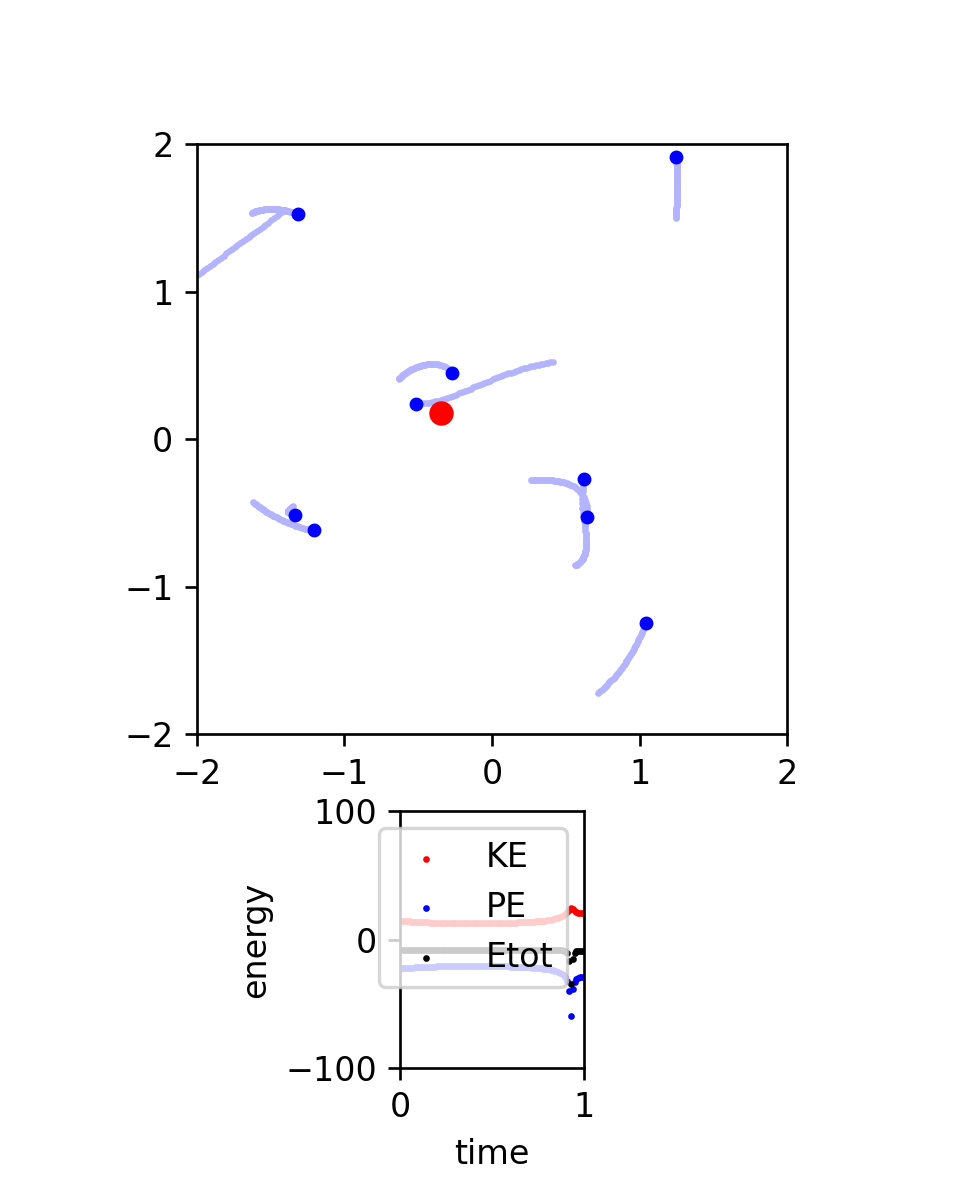

Here is the Python script that generated this plot:
import numpy as np
import matplotlib.pyplot as plt
from tqdm import tqdm
from datetime import datetime

"""
Create Your Own N-body Simulation (With Python)
Philip Mocz (2020) Princeton Univeristy, @PMocz

Simulate orbits of stars interacting due to gravity
Code calculates pairwise forces according to Newton's Law of Gravity
"""
#extractor of N-body trajectory -Denis Andric'
#leapfrog - Denis Andric'


def getAcc( pos, mass, G, softening ):
	"""
    Calculate the acceleration on each particle due to Newton's Law 
	pos  is an N x 3 matrix of positions
	mass is an N x 1 vector of masses
	G is Newton's Gravitational constant
	softening is the softening length
	a is N x 3 matrix of accelerations
	"""
	# positions r = [x,y,z] for all particles
	x = pos[:,0:1]
	y = pos[:,1:2]
	z = pos[:,2:3]

	# matrix that stores all pairwise particle separations: r_j - r_i
	dx = x.T - x
	dy = y.T - y
	dz = z.T - z

	# matrix that stores 1/r^3 for all particle pairwise particle separations 
	inv_r3 = (dx**2 + dy**2 + dz**2 + softening**2)
	inv_r3[inv_r3>0] = inv_r3[inv_r3>0]**(-1.5)

	ax = G * (dx * inv_r3) @ mass
	ay = G * (dy * inv_r3) @ mass
	az = G * (dz * inv_r3) @ mass
	
	# pack together the acceleration components
	a = np.hstack((ax,ay,az))

	return a
	
def getEnergy( pos, vel, mass, G ):
	"""
	Get kinetic energy (KE) and potential energy (PE) of simulation
	pos is N x 3 matrix of positions
	vel is N x 3 matrix of velocities
	mass is an N x 1 vector of masses
	G is Newton's Gravitational constant
	KE is the kinetic energy of the system
	PE is the potential energy of the system
	"""
	# Kinetic Energy:
	KE = 0.5 * np.sum(np.sum( mass * vel**2 ))


	# Potential Energy:

	# positions r = [x,y,z] for all particles
	x = pos[:,0:1]
	y = pos[:,1:2]
	z = pos[:,2:3]

	# matrix that stores all pairwise particle separations: r_j - r_i
	dx = x.T - x
	dy = y.T - y
	dz = z.T - z

	# matrix that stores 1/r for all particle pairwise particle separations 
	inv_r = np.sqrt(dx**2 + dy**2 + dz**2)
	inv_r[inv_r>0] = 1.0/inv_r[inv_r>0]

	# sum over upper triangle, to count each interaction only once
	PE = G * np.sum(np.sum(np.triu(-(mass*mass.T)*inv_r,1)))
	
	return KE, PE;

def mass_r(M,a,r):
    return M*(1+(a**2)/(r**2))**(-3/2)

def simulate(
	# Simulation parameters
	N         = 10,    # Number of particles
	t         = 0,      # current time of the simulation
	tEnd      = 1.0,   # time at which simulation ends
	dt        = 0.01,   # timestep
	softening = 0.1,    # softening length
	G         = 1.0,   # Newton's Gravitational Constant
	p_const   = 2.0, 
	plotRealTime = True # switch on for plotting as the simulation goes along
	):
	""" N-body simulation """
	
	
	
	
	# Generate Initial Conditions
	np.random.seed(17)            # set the random number generator seed
	
	mass = N*np.ones((N,1))/N  # total mass of particles is 20
	pos  = np.random.randn(N,3)   # randomly selected positions and velocities on the sphere with radius 1.0
	vel  = np.random.randn(N,3)
	#mass = mass_r(0.5,p_const,np.linalg.norm(pos,axis=-1)).reshape(N,1)
	print(mass)
	
	# Convert to Center-of-Mass frame
	vel -= np.mean(mass * vel,0) / np.mean(mass)
	
	# calculate initial gravitational accelerations
	acc = getAcc( pos, mass, G, softening )
	
	# calculate initial energy of system
	KE, PE  = getEnergy( pos, vel, mass, G )
	
	# number of timesteps
	Nt = int(np.ceil(tEnd/dt))
	save_pos=np.zeros((Nt+1,N,3))
	save_vel=np.zeros((Nt+1,N,3))
	
	
	# save energies, particle orbits for plotting trails
	pos_save = np.zeros((N,3,Nt+1))
	pos_save[:,:,0] = pos
	KE_save = np.zeros(Nt+1)
	KE_save[0] = KE
	PE_save = np.zeros(Nt+1)
	PE_save[0] = PE
	t_all = np.arange(Nt+1)*dt
	save_pos[0,:,:] = pos
	save_vel[0,:,:] = vel
	# prep figure
	fig = plt.figure(figsize=(4,5), dpi=80)
	grid = plt.GridSpec(3, 1, wspace=0.0, hspace=0.3)
	ax1 = plt.subplot(grid[0:2,0])
	ax2 = plt.subplot(grid[2,0])
	
	# Simulation Main Loop
	for i in tqdm(range(Nt)):
		"""default
		# (1/2) kick
		vel += acc * dt/2.0
		
		# drift
		pos += vel * dt
		"""
		# update accelerations
		acc = getAcc( pos, mass, G, softening )
		""" default
		# (1/2) kick
		vel += acc * dt/2.0
		
		# update time
		t += dt
		"""	
		"""cromer
		vel = vel + acc*dt
		pos = pos + vel*dt
		
		#leapfrog DA
		pos = pos + vel*dt + acc*(dt**2)/2
		acc2 = getAcc( pos, mass, G, softening )
		vel = vel  + (acc+acc2)*dt/2
		# get energy of system
		KE, PE  = getEnergy( pos, vel, mass, G )
		save_pos[i+1,:,:]=pos
		save_vel[i+1,:,:]=vel
		"""
	
		if i == 0:
			acc = getAcc( pos, mass, G, softening )
		
			#leapfrog DA
			pos = pos + vel*dt + acc*(dt**2)/2
			acc2 = getAcc( pos, mass, G, softening )
			vel = vel  + (acc+acc2)*dt/2
		else:	
			## Beeman
			acci = getAcc( pos, mass, G, softening)
			accio = getAcc(save_pos[i-1,:,:],mass,G,softening)
			pos = pos + vel*dt+(1/6)*(4*acci-accio)*(dt**2)
			accii = getAcc( pos, mass, G, softening)
			vel = vel + (1/6)*(2*accii+5*acci-accio)*dt

		# get energy of system
		KE, PE  = getEnergy( pos, vel, mass, G )
		print(KE+PE)
		save_pos[i+1,:,:]=pos
		save_vel[i+1,:,:]=vel
		
		# save energies, positions for plotting trail
		pos_save[:,:,i+1] = pos
		KE_save[i+1] = KE
		PE_save[i+1] = PE
		
		# plot in real time
		if plotRealTime or (i == Nt-1):
			plt.sca(ax1)
			plt.cla()
			xx = pos_save[:,0,max(i-50,0):i+1]
			yy = pos_save[:,1,max(i-50,0):i+1]
			m=np.hstack([mass,mass,mass])
			
			qm = m*pos
			qx = np.sum(qm[:,0])/np.sum(mass)
			qy = np.sum(qm[:,1])/np.sum(mass)
			psum = np.sum((m*vel),axis=0)
			print(psum)
			print(qx,qy)
			plt.scatter(xx,yy,s=1,color=[.7,.7,1])
			plt.scatter(pos[:,0],pos[:,1],s=10,color='blue')
			plt.scatter(qx,qy,s=40,color="red")
			ax1.set(xlim=(-2, 2), ylim=(-2, 2))
			ax1.set_aspect('equal', 'box')
			ax1.set_xticks([-2,-1,0,1,2])
			ax1.set_yticks([-2,-1,0,1,2])
			
			plt.sca(ax2)
			plt.cla()
			plt.scatter(t_all,KE_save,color='red',s=1,label='KE' if i == Nt-1 else "")
			plt.scatter(t_all,PE_save,color='blue',s=1,label='PE' if i == Nt-1 else "")
			plt.scatter(t_all,KE_save+PE_save,color='black',s=1,label='Etot' if i == Nt-1 else "")
			ax2.set(xlim=(0, tEnd), ylim=(-100, 100))
			ax2.set_aspect(0.007)
			
			plt.pause(0.001)
	    
	
	
	# add labels/legend
	plt.sca(ax2)
	plt.xlabel('time')
	plt.ylabel('energy')
	ax2.legend(loc='upper right')
	
	now = datetime.now()
	date = now.strftime("%m%d%Y%H%M%S")
	# Save figure
 	
	plt.savefig('nbody_'+str(N)+"_"+date+'.png',dpi=240)
	plt.show()
	print(KE_save+PE_save)
	#saving data DA
	
	#date = now.strftime("%m%d%Y%H%M%S")
	with open('nbody_'+str(N)+"_"+date+'.npy', 'wb') as f:
		np.save(f, save_pos)
		np.save(f, save_vel)
		np.save(f,np.linspace(t,tEnd,KE_save.shape[0]))
		np.save(f,mass)
		np.save(f,KE_save)
		np.save(f,PE_save)
	
	return 0
	


  
if __name__== "__main__":
	simulate()
